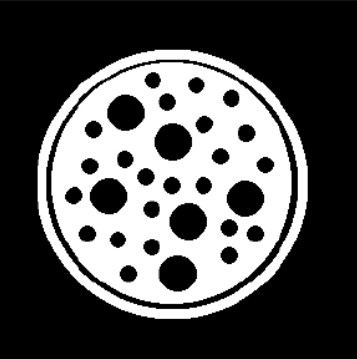
#> input picture goruntuisleme/image/morfoloji2.jpeg, 357 x 359 px
$ python 22-Dilation.py
#> lines starting #> are read from the running program, lines starting #| are printed output that depends on the picture
import cv2
import numpy as np
from matplotlib import pyplot as plt

resim = cv2.imread('image/morfoloji2.jpeg')
#> resim is the input picture: shape (359, 357, 3); min 0, max 255, mean 84
kernel = np.ones((5,5),np.float32)/25
dilation = cv2.dilate(resim,kernel,iterations = 1)
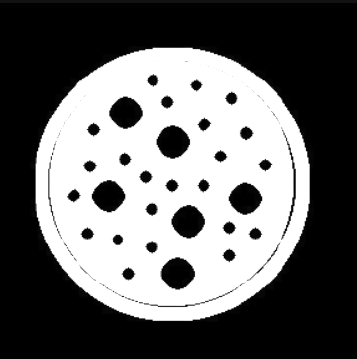
#> dilation: shape (359, 357, 3); min 0, max 255, mean 104.4

cv2.imshow('Original Resim', resim)
cv2.imshow('Filtrelenmis Resim', dilation)

cv2.waitKey(0)
cv2.destroyAllWindows()

$ run again, with goruntuisleme/image/morfoloji.jpeg copied over goruntuisleme/image/morfoloji2.jpeg
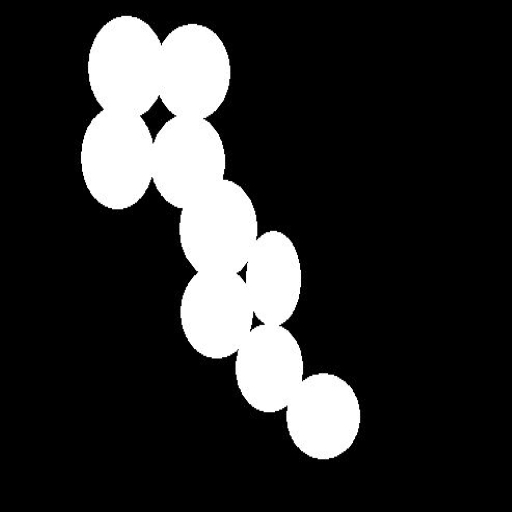
#> input picture goruntuisleme/image/morfoloji.jpeg, 512 x 512 px
#> resim is the input picture: shape (512, 512, 3); min 0, max 255, mean 45.4
#> `dilation = cv2.dilate(resim,kernel,iterations = 1)`:
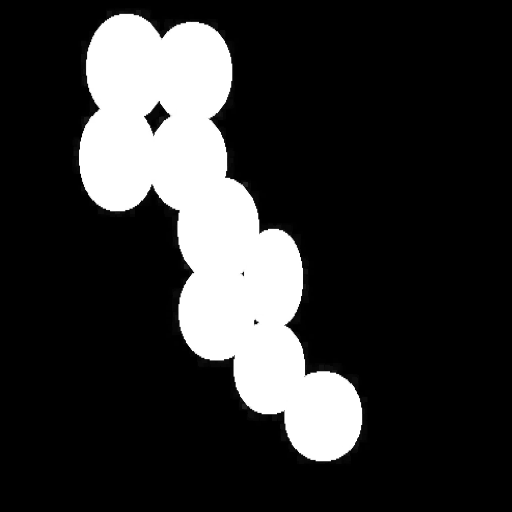
#> dilation: shape (512, 512, 3); min 0, max 255, mean 49.5
